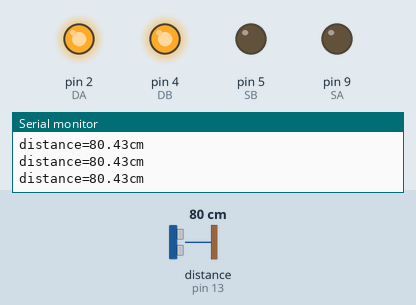
Simulated run of this sketch. Board: Arduino Uno, built with avr-gcc and run on an emulated ATmega328P. On the bench: output pins drawn as LEDs (lit = HIGH), the last lines printed to the serial monitor. Wiring (inferred from the names in the program): ultrasonic range finder: trigger pin 12; echo pin 13. The test bench sets the inputs (shaded band); at power-on: distance to the obstacle (sensor on pin 13) 80 cm. The echo pulse lasts 58.3 µs per cm; pins used as bus, display or sensor lines are not drawn.

Above: at 1.2 s.
1.3 s: distance to the obstacle (sensor on pin 13) set to 11 cm
2.8 s: distance to the obstacle (sensor on pin 13) set to 8 cm
At 3.8 s:
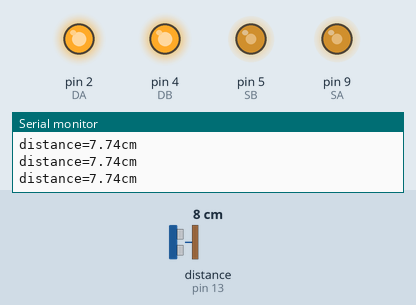
4.3 s: distance to the obstacle (sensor on pin 13) set to 120 cm
At 5.1 s:
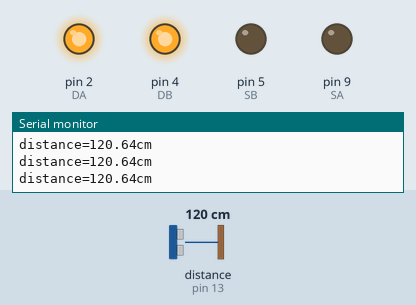
7.3 s: distance to the obstacle (sensor on pin 13) set to 2 cm
At 8.5 s:
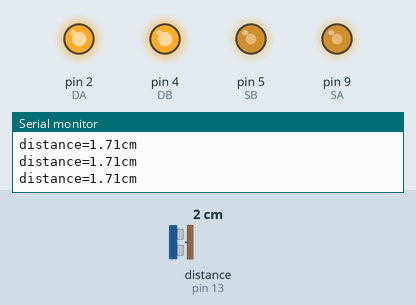
8.8 s: distance to the obstacle (sensor on pin 13) set to 18 cm
At 9.3 s:
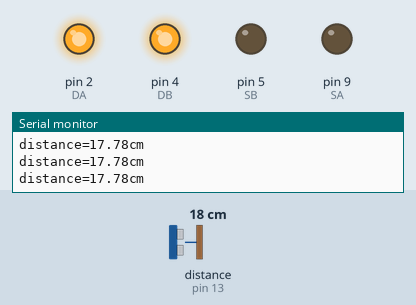
Timing chart, 0 to 11.3 s (numbered marks = the images above; inputs shaded):
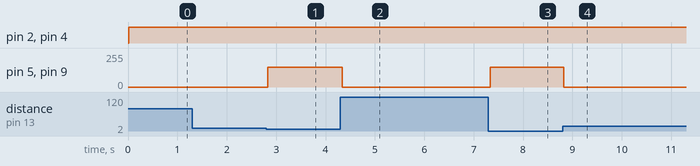

Measured:
- the behaviour switches between 10 and 9 cm on distance to the obstacle (sensor on pin 13) (found by bisection; images 0 and 1)
- after the input at 2.8 s, pin 5 (SB), pin 9 (SA): 0/255 → 150/255 at once
- after the input at 4.3 s, pin 5 (SB), pin 9 (SA): 150/255 → 0/255 at once
- after the input at 7.3 s, pin 5 (SB), pin 9 (SA): 0/255 → 150/255 at once
- after the input at 8.8 s, pin 5 (SB), pin 9 (SA): 150/255 → 0/255 at once

The sketch:

Challenge_1.ino
```cpp
int SA = 9;
int DA = 2;
int SB = 5;
int DB = 4;

int pinTrip = 12;
int pinEcho = 13;
float distance = 0;

void setup() {
  pinMode(SA, OUTPUT);
  pinMode(SB, OUTPUT);
  pinMode(DA, OUTPUT);
  pinMode(DB, OUTPUT);

  pinMode(pinTrip, OUTPUT);
  pinMode(pinEcho, INPUT);
  Serial.begin(9600);
}

void loop() {
  // detect distance
  digitalWrite(pinTrip,LOW);
  delayMicroseconds(2);
  digitalWrite(pinTrip,HIGH);
  delayMicroseconds(12);
  digitalWrite(pinTrip,LOW);
  distance=pulseIn(pinEcho,HIGH);
  delay(10);
  distance=distance/58;
  Serial.print("distance=");
  Serial.print(distance);
  Serial.println("cm");

  int stop_distance = 10; //set a distance limit for stopping

  if (distance > stop_distance) {
    stop();
  }
  else {
    moveForward();
  }
}

void moveForward() {
  digitalWrite(DA, HIGH);
  analogWrite(SA, 150);
  digitalWrite(DB, HIGH);
  analogWrite(SB, 150);
}

void moveBackward() {
  digitalWrite(DA, LOW);
  analogWrite(SA, 150);
  digitalWrite(DB, LOW);
  analogWrite(SB, 150);
}

void stop() {
  digitalWrite(DA, HIGH);
  analogWrite(SA, 0);
  digitalWrite(DB, HIGH);
  analogWrite(SB, 0);
}
```
